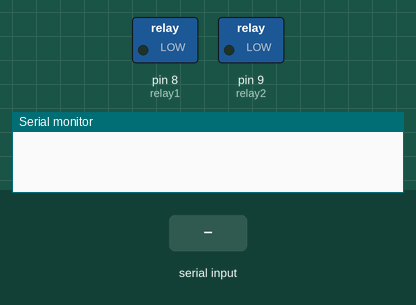
This sketch was run on a simulated Arduino Uno, built with avr-gcc and run on an emulated ATmega328P. Shown: switched loads named in the sketch (green lamp = pin HIGH), the last lines printed to the serial monitor. The inputs (shaded band) are chosen by the test bench.

Above: at 1.2 s.
1.3 s: "relay1 on" received over Serial
At 3.2 s:
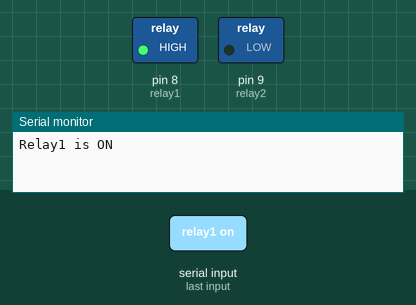
3.8 s: "dark" received over Serial
At 6.0 s:
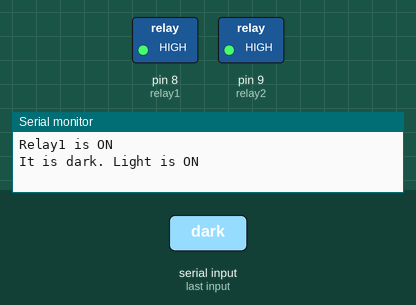
6.3 s: "relay1 off" received over Serial
At 8.2 s:
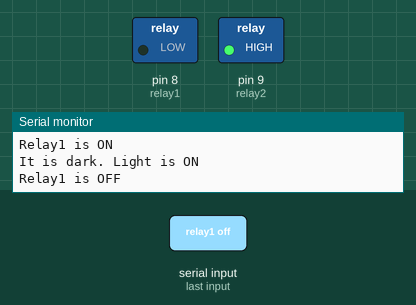
Timing chart, 0 to 9.7 s (numbered marks = the images above; inputs shaded):
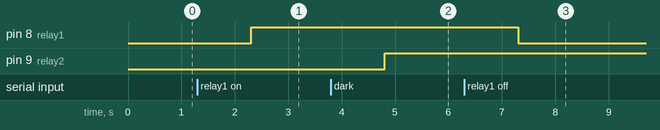

Measured:
- after the input at 1.3 s, pin 8 (relay1): LOW → HIGH after 1.0 s
- after the input at 3.8 s, pin 9 (relay2): LOW → HIGH after 1.0 s
- after the input at 6.3 s, pin 8 (relay1): HIGH → LOW after 1.0 s

The sketch:

no-gsm-ldr.ino
```cpp
String serial_data = "";

#define relay1 8
#define relay2 9

boolean relay1status = false;
boolean relay2status = false;

void setup() {
  //start serial communication with Android
  //baudrate = 9600, it must be same in
  //MIT App and here
  Serial.begin(9600);

  pinMode(relay1, OUTPUT);
  pinMode(relay2, OUTPUT);
}

void loop() {

  while(Serial.available() > 0)
  {
    serial_data = Serial.readString();

    //use either 0x0A or '\n' for new line
    //if (data == '\n')
      //{Serial.println("All Data Received");}

    serial_data.toLowerCase();
    //MMMMMMMMMMMMMMMMMMMMMMMMMMMMMMMMMMMMMMMMMMMMM
    if(serial_data == "relay1 on"){
      digitalWrite(relay1, HIGH);
      Serial.println("Relay1 is ON");
    }
    else if(serial_data == "relay1 off"){
      digitalWrite(relay1, LOW);
      Serial.println("Relay1 is OFF");
    }
    //MMMMMMMMMMMMMMMMMMMMMMMMMMMMMMMMMMMMMMMMMMMMM

    //MMMMMMMMMMMMMMMMMMMMMMMMMMMMMMMMMMMMMMMMMMMMM
    else if(serial_data.indexOf("dark") > -1){
      if(relay2status == false){
        digitalWrite(relay2, HIGH);
        relay2status = true;
        Serial.println("It is dark. Light is ON");
      }
    }
    else if(serial_data.indexOf("bright") > -1){
      if(relay2status == true){
        digitalWrite(relay2, LOW);
        relay2status = false;
        Serial.println("It is Bright. Light is OFF");
      }
    }
    //MMMMMMMMMMMMMMMMMMMMMMMMMMMMMMMMMMMMMMMMMMMMM

    //while(Serial.available() > 0) Serial.read();
  }
}
```
